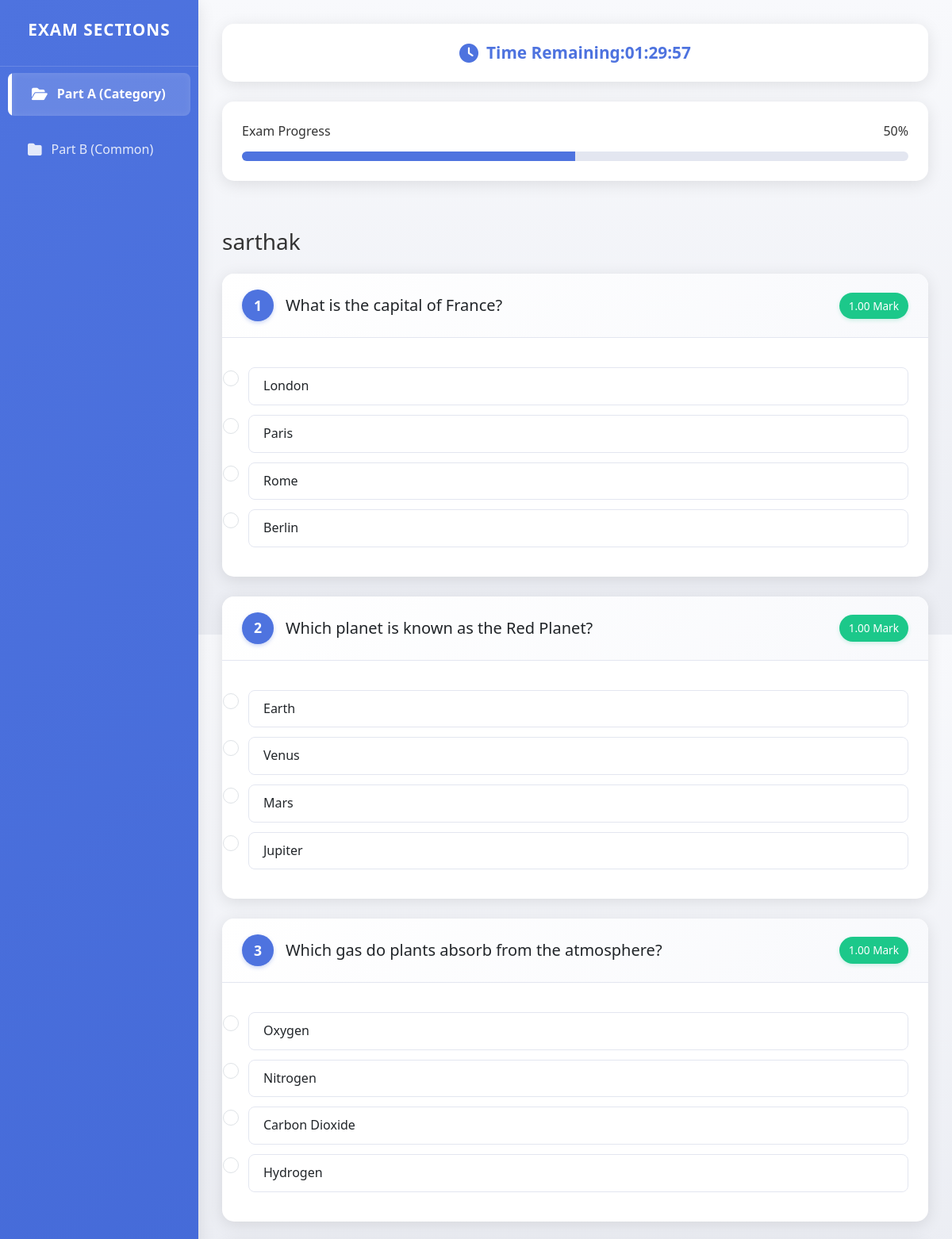
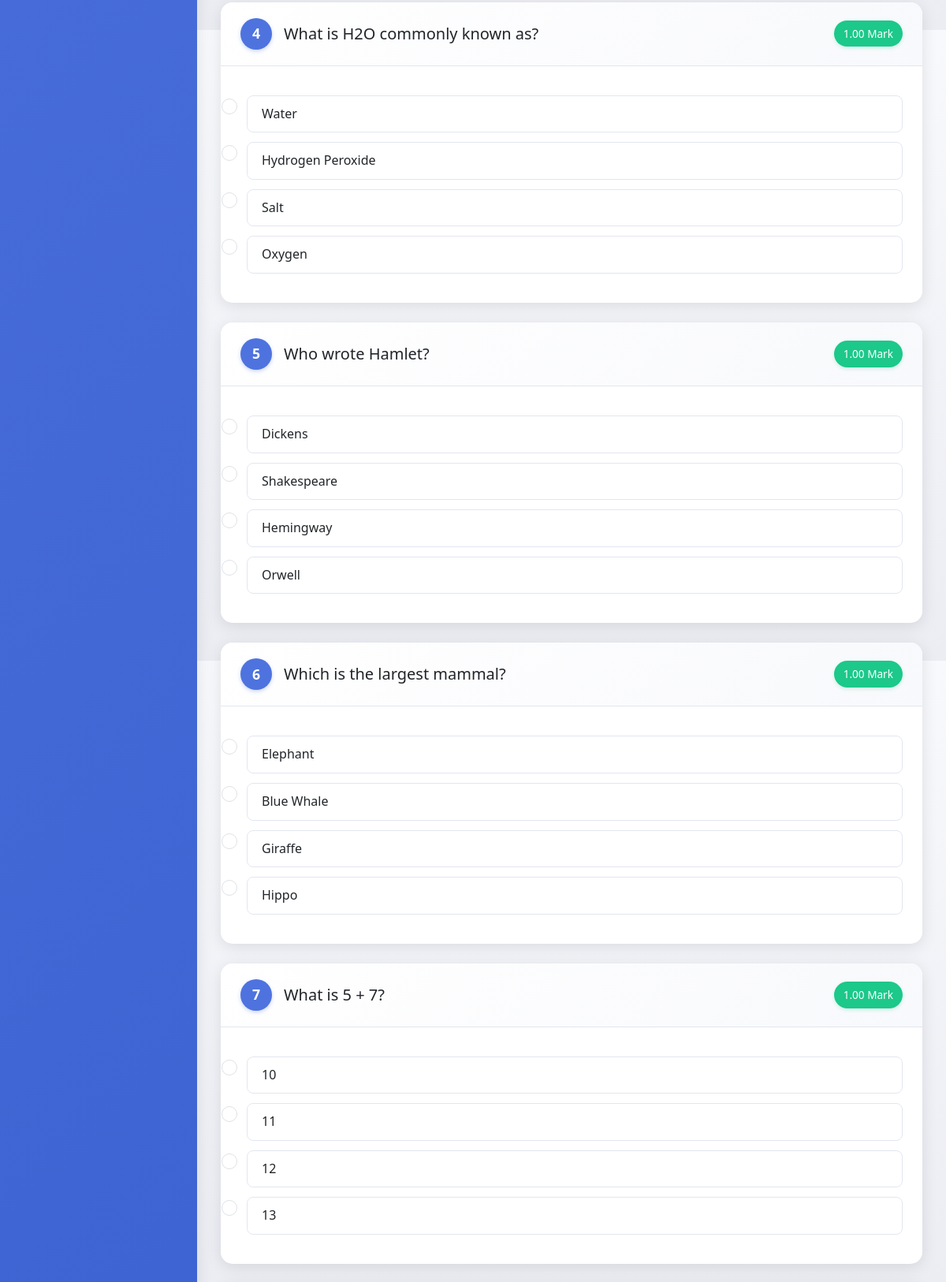
The page /candidate/exam_interface/ (signed in, upper part) on the database its author committed (2 pictures, top to bottom).
### questions/models.py (models this page shows, shortened)
class QuestionPaper(models.Model):
    title = models.CharField(max_length=150)
    is_common = models.BooleanField(default=False)  # False = trade-specific
    trade = models.ForeignKey(Trade, on_delete=models.PROTECT, null=True, blank=True)
    level = models.ForeignKey(Level, on_delete=models.PROTECT, null=True, blank=True)
    skill = models.ForeignKey(Skill, on_delete=models.PROTECT, null=True, blank=True)
    qf = models.ForeignKey(QF, on_delete=models.PROTECT, null=True, blank=True)
    category = models.ForeignKey(Category, on_delete=models.PROTECT, null=True, blank=True)
    active_from = models.DateField(null=True, blank=True)
    active_to = models.DateField(null=True, blank=True)
    upload = models.ForeignKey(QuestionUpload, on_delete=models.SET_NULL, null=True, blank=True)
    questions = models.ManyToManyField(Question, through="PaperQuestion")

class Question(models.Model):
    class Part(models.TextChoices):
        A = "A", "Part A - MCQ"
        B = "B", "Part B - True/False"
        C = "C", "Part C - Fill in the blanks"
        D = "D", "Part D - Short answer (50 words)"
        E = "E", "Part E - Long answer (100-120 words)"
    text = models.TextField()
    part = models.CharField(max_length=1, choices=Part.choices)  # required
    marks = models.DecimalField(max_digits=5, decimal_places=2, default=1)
    options = models.JSONField(blank=True, null=True)         # {"choices": ["A","B","C","D"]}
    correct_answer = models.JSONField(blank=True, null=True)  # "B" or True or "Delhi"
    trade = models.ForeignKey(Trade, on_delete=models.SET_NULL, null=True, blank=True)
    level = models.ForeignKey(Level, on_delete=models.SET_NULL, null=True, blank=True)
    skill = models.ForeignKey(Skill, on_delete=models.SET_NULL, null=True, blank=True)
    qf = models.ForeignKey(QF, on_delete=models.SET_NULL, null=True, blank=True)
    category = models.ForeignKey(Category, on_delete=models.SET_NULL, null=True, blank=True)
    is_active = models.BooleanField(default=True)
    created_at = models.DateTimeField(auto_now_add=True)

### registration/views.py (the view, shortened to what this page needs)
# urls.py: path("exam_interface/", views.exam_interface, name="exam_interface"),  # New URL pattern
@login_required
def exam_interface(request):
    candidate_profile = get_object_or_404(CandidateProfile, user=request.user)
    if not candidate_profile.can_start_exam:
        return render(request, "registration/exam_not_started.html", {
            "message": "You cannot start the exam yet."
        })
    category = candidate_profile.category
    part_a = QuestionPaper.objects.filter(category=category, is_common=False).first()
    part_b = QuestionPaper.objects.filter(category=category,is_common=True).first()
    return render(request, "registration/exam_interface.html", {
        "candidate": candidate_profile,
        "part_a": part_a,
        "part_b": part_b,
    })

### registration/models.py (called while the page is built)
    @property
    def can_start_exam(self):
        if not self.shift:
            return False
        shift_datetime = datetime.combine(self.shift.date, self.shift.start_time)
        shift_datetime = timezone.make_aware(shift_datetime, timezone.get_current_timezone())
        return timezone.now() >= shift_datetime

### registration/templates/registration/exam_interface.html (shortened to what this page needs)
<!DOCTYPE html>
<html lang="en">
<head>
    <link href="https://cdn.jsdelivr.net/npm/bootstrap@5.3.0/dist/css/bootstrap.min.css" rel="stylesheet">
    <link href="https://cdnjs.cloudflare.com/ajax/libs/font-awesome/6.4.0/css/all.min.css" rel="stylesheet" />
</head>
<body>
    <div class="exam-container">
        <div class="sidebar">
            <div class="sidebar-header">
                <h4>Exam Sections</h4>
            </div>
            <ul class="nav flex-column">
                {% if part_a %}
                <li class="nav-item">
                    <a class="nav-link active" data-bs-toggle="tab" href="#partA">
                        <i class="fas fa-folder-open"></i> Part A (Category)
                    </a>
                </li>
                {% endif %}
                {% if part_b %}
                <li class="nav-item">
                    <a class="nav-link" data-bs-toggle="tab" href="#partB">
                        <i class="fas fa-folder"></i> Part B (Common)
                    </a>
                </li>
                {% endif %}
            </ul>
        </div>
        <div class="main-content">
            <div class="timer">
                <i class="fas fa-clock"></i> Time Remaining: <span id="countdown">01:15:00</span>
            </div>
            <div class="progress-container">
                <div class="d-flex justify-content-between mb-2">
                    <span>Exam Progress</span>
                    <span>50%</span>
                </div>
                <div class="progress">
                    <div class="progress-bar" role="progressbar" style="width: 50%" aria-valuenow="50" aria-valuemin="0" aria-valuemax="100"></div>
                </div>
            </div>
            <div class="tab-content">
                {% if part_a %}
                <div class="tab-pane fade show active" id="partA">
                    <h3 class="mb-4">{{ part_a.title }}</h3>
                    <form id="formA" method="post" action="">
                        {% for question in part_a.questions.all %}
                        <div class="card question-card">
                            <div class="card-header">
                                <h5 class="mb-0">
                                    <span class="question-number">{{ forloop.counter }}</span>
                                    {{ question.text }}
                                </h5>
                                <span class="marks-badge">{{ question.marks }} Mark{{ question.marks|pluralize }}</span>
                            </div>
                            <div class="card-body">
                                {% if question.part in "ABC" %}
                                <div class="options-container">
                                    {% for choice in question.options.choices %}
                                    <div class="form-check">
                                        <input class="form-check-input" type="radio" name="question_{{ question.id }}" id="q{{ question.id }}_opt{{ forloop.counter }}" value="{{ choice }}">
                                        <label class="form-check-label" for="q{{ question.id }}_opt{{ forloop.counter }}">
                                            {{ choice }}
                                        </label>
                                    </div>
                                    {% endfor %}
                                </div>
                                {% else %}
                                <textarea name="question_{{ question.id }}" rows="4" class="form-control" placeholder="Type your answer here..."></textarea>
                                {% endif %}
                            </div>
                        </div>
                        {% endfor %}
                    </form>
                </div>
                {% endif %}
            </div>
        </div>
    </div>
</body>
</html>

### registration/templates/registration/exam_interface.html (style rules this page uses)
:root { --primary: #4e73df; --secondary: #6c757d; --success: #1cc88a; --info: #36b9cc; --warning: #f6c23e; --danger: #e74a3b; --light: #f8f9fc; --dark: #5a5c69; --sidebar-width: 250px; --gradient-primary: linear-gradient(135deg, #4e73df 0%, #224abe 100%); --shadow-soft: 0 4px 20px rgba(0, 0, 0, 0.1); --shadow-hover: 0 8px 30px rgba(0, 0, 0, 0.15); }
* { margin: 0; padding: 0; box-sizing: border-box; }
body { font-family: 'Segoe UI', Tahoma, Geneva, Verdana, sans-serif; background: linear-gradient(to bottom, #f8f9fc, #ebedf3); color: #333; line-height: 1.6; overflow-x: hidden; }
.exam-container { display: flex; min-height: 100vh; position: relative; }
.sidebar { width: var(--sidebar-width); background: var(--gradient-primary); color: white; min-height: 100vh; box-shadow: var(--shadow-soft); transition: all 0.3s ease; z-index: 1000; position: fixed; height: 100%; }
.sidebar-header { padding: 25px 20px; border-bottom: 1px solid rgba(255, 255, 255, 0.15); text-align: center; }
.sidebar-header h4 { font-weight: 700; font-size: 1.3rem; letter-spacing: 1px; text-transform: uppercase; }
.nav-item { margin: 8px 10px; border-radius: 8px; overflow: hidden; transition: transform 0.2s ease; }
.nav-link { color: rgba(255, 255, 255, 0.85) !important; padding: 14px 25px; transition: all 0.3s ease; font-weight: 500; display: flex; align-items: center; }
.nav-link i { margin-right: 12px; font-size: 1.1rem; }
.nav-link:hover, .nav-link.active { color: white !important; background-color: rgba(255, 255, 255, 0.15); box-shadow: inset 0 0 10px rgba(255, 255, 255, 0.1); }
.nav-link.active { border-left: 5px solid white; font-weight: 600; }
.main-content { flex: 1; padding: 30px; margin-left: var(--sidebar-width); transition: all 0.3s ease; background: transparent; }
.tab-content { padding: 25px 0; }
.question-card { border: none; border-radius: 15px; box-shadow: var(--shadow-soft); margin-bottom: 25px; transition: all 0.3s ease; background: white; overflow: hidden; }
.question-card .card-header { background: linear-gradient(135deg, #ffffff 0%, #f8f9fc 100%); border-bottom: 1px solid #e3e6f0; padding: 20px 25px; border-radius: 15px 15px 0 0 !important; display: flex; justify-content: space-between; align-items: center; }
.question-card .card-header h5 { margin: 0; display: flex; align-items: center; }
.question-card .card-body { padding: 25px; }
.question-number { display: inline-flex; justify-content: center; align-items: center; width: 40px; height: 40px; background: var(--primary); color: white; border-radius: 50%; margin-right: 15px; font-weight: bold; font-size: 1.1rem; box-shadow: 0 2px 5px rgba(78, 115, 223, 0.3); }
.marks-badge { background: var(--success); color: white; padding: 6px 12px; border-radius: 20px; font-size: 0.85rem; font-weight: 500; box-shadow: 0 2px 5px rgba(28, 200, 138, 0.2); }
.form-check { margin: 12px 0; padding-left: 0; }
.form-check-input { margin-right: 12px; width: 20px; height: 20px; cursor: pointer; }
.form-check-label { display: flex; align-items: center; cursor: pointer; padding: 10px 18px; border-radius: 8px; transition: all 0.3s ease; border: 1px solid #e3e6f0; }
.progress-container { margin-bottom: 35px; background: white; padding: 25px; border-radius: 15px; box-shadow: var(--shadow-soft); }
.progress { height: 12px; margin-top: 12px; border-radius: 10px; background: #e3e6f0; }
.progress-bar { background: var(--primary); transition: width 0.6s ease; }
.timer { background: white; padding: 20px; border-radius: 15px; box-shadow: var(--shadow-soft); text-align: center; margin-bottom: 25px; font-weight: bold; color: var(--primary); font-size: 1.3rem; display: flex; justify-content: center; align-items: center; }
.timer i { margin-right: 10px; font-size: 1.5rem; }
.question-card { animation: fadeInUp 0.5s ease forwards; }

### rows shown on the page
QuestionPaper: title "sarthak"
Question: text "What is the capital of France?", marks "1.00", choices "London" "Paris" "Rome" "Berlin"
Question: text "Which planet is known as the Red Planet?", marks "1.00", choices "Earth" "Venus" "Mars" "Jupiter"
Question: text "Which gas do plants absorb from the atmosphere?", marks "1.00", choices "Oxygen" "Nitrogen" "Carbon Dioxide" "Hydrogen"
Question: text "What is H2O commonly known as?", marks "1.00", choices "Water" "Hydrogen Peroxide" "Salt" "Oxygen"
Question: text "Who wrote Hamlet?", marks "1.00", choices "Dickens" "Shakespeare" "Hemingway" "Orwell"
Question: text "Which is the largest mammal?", marks "1.00", choices "Elephant" "Blue Whale" "Giraffe" "Hippo"
Question: text "What is 5 + 7?", marks "1.00", choices "10" "11" "12" "13"
